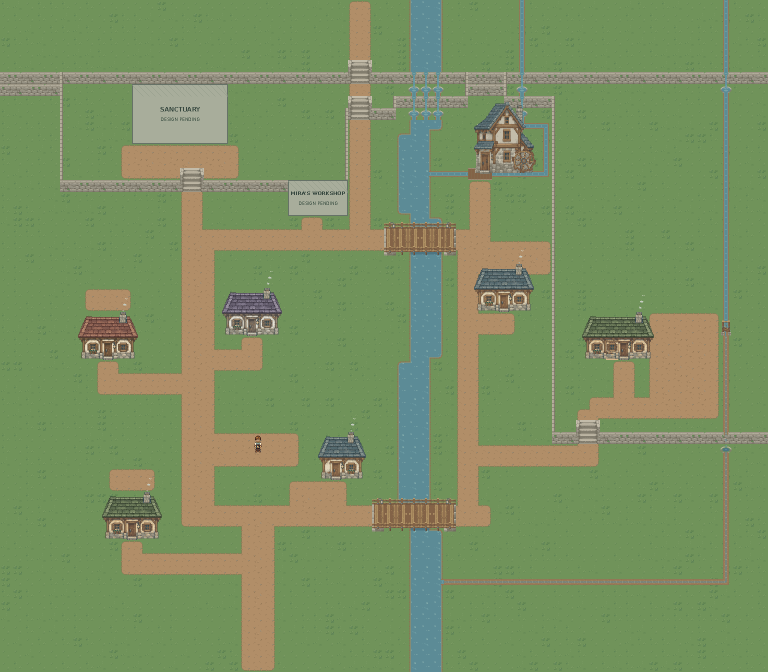
#> input picture assets/maps/eldenmere/terrain_foundation/frames/frame_02.png, 1536 x 1344 px (shown at 1/2 size); its folder holds only this picture in this run
$ python measure_landmarks.py
#> lines starting #> are read from the running program, lines starting #| are printed output that depends on the picture
"""Offline source landmark audit; never draws or deforms production anatomy.

Requires opencv-python-headless and numpy in the authoring environment only.
The production exporter consumes recorded coordinates with Pillow, not cv2.
"""
from pathlib import Path
import json
import cv2
import numpy as np

HERE = Path(__file__).resolve().parent
REFERENCE = HERE.parent / 'appearance_contact.png'

def measure():
    original = cv2.imread(str(REFERENCE))
    patches = {'eyes': (480,105,140,65,551,141),
               'neck': (500,225,110,60,555,247),
               'belt': (520,500,80,90,554,544)}
    ranges = {'eyes': (70,250), 'neck': (180,400), 'belt': (420,700)}
    records=[]
    for path in sorted((HERE/'frames').glob('frame_*.png')):
        image=cv2.imread(str(path), cv2.IMREAD_UNCHANGED)
#> image is the input picture: shape (1344, 1536, 3); mean B, G, R 96.6, 144.2, 122
        gray=cv2.cvtColor(image[:,:,:3],cv2.COLOR_BGR2GRAY)
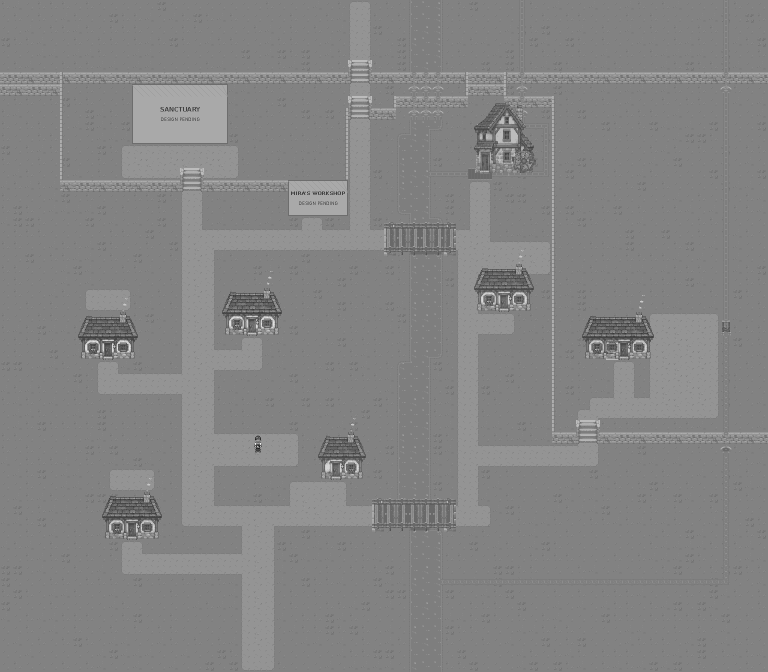
#> gray: shape (1344, 1536) (shown at 1/2 size); min 19, max 238, mean 132
        landmarks={};scores={};matching_scales={}
        for name,(x,y,w,h,cx,cy) in patches.items():
            template=cv2.cvtColor(original[y:y+h,x:x+w],cv2.COLOR_BGR2GRAY)
            best=-1;match=None;top,bottom=ranges[name]
            region=gray[top:bottom,380:720]
            for s in np.linspace(.85,1.2,36):
                sampled=cv2.resize(template,None,fx=float(s),fy=float(s))
                result=cv2.matchTemplate(region,sampled,cv2.TM_CCOEFF_NORMED)
                _,score,_,point=cv2.minMaxLoc(result)
                if score > best:
                    best=score
                    match=[380+point[0]+(cx-x)*s,top+point[1]+(cy-y)*s]
                    matching_scales[name]=float(s)
            landmarks[name]=[round(float(v),3) for v in match]
            scores[name]=round(float(best),5)
#> after the loop, landmarks = 0 items; matching_scales = 0 items; scores = 0 items
        records.append({'frame':int(path.stem.split('_')[-1]),
            'source':path.relative_to(HERE.parent).as_posix(),
            'landmarks':landmarks,'landmark_match_scores':scores,
            'template_match_scales':matching_scales})
    (HERE/'measured_landmarks.json').write_text(json.dumps(records,indent=2)+'\n')
    print('Measured',len(records),'whole-drawing sources; no pixel changes.')
    return records

#> (the run stopped early here; a loop or call above may not have finished)
